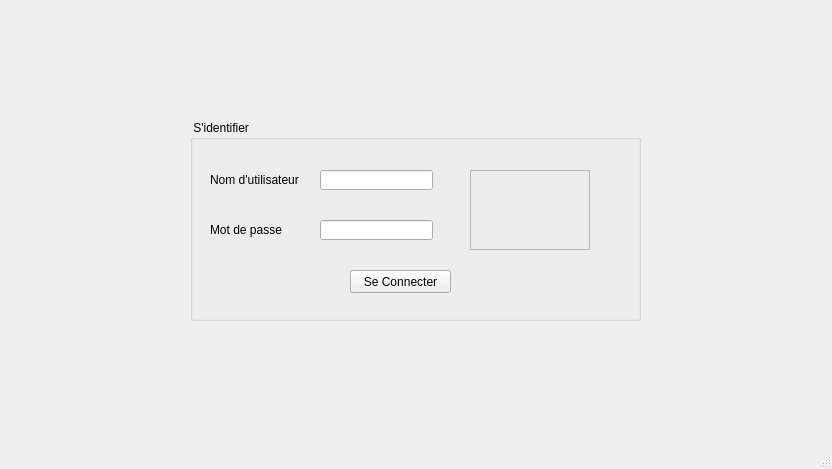
<?xml version="1.0" encoding="UTF-8"?>
<ui version="4.0">
 <class>MainWindow</class>
 <widget class="QMainWindow" name="MainWindow">
  <property name="geometry">
   <rect>
    <x>0</x>
    <y>0</y>
    <width>832</width>
    <height>469</height>
   </rect>
  </property>
  <property name="windowTitle">
   <string>Se connecter</string>
  </property>
  <widget class="QWidget" name="centralwidget">
   <property name="styleSheet">
    <string notr="true"/>
   </property>
   <widget class="QGroupBox" name="groupBox">
    <property name="geometry">
     <rect>
      <x>190</x>
      <y>120</y>
      <width>451</width>
      <height>201</height>
     </rect>
    </property>
    <property name="styleSheet">
     <string notr="true"/>
    </property>
    <property name="title">
     <string> S'identifier</string>
    </property>
    <widget class="QLineEdit" name="lineEdit_username">
     <property name="geometry">
      <rect>
       <x>130</x>
       <y>50</y>
       <width>113</width>
       <height>20</height>
      </rect>
     </property>
     <property name="styleSheet">
      <string notr="true"/>
     </property>
     <property name="text">
      <string/>
     </property>
    </widget>
    <widget class="QPushButton" name="pushButton_connecter">
     <property name="geometry">
      <rect>
       <x>160</x>
       <y>150</y>
       <width>101</width>
       <height>23</height>
      </rect>
     </property>
     <property name="styleSheet">
      <string notr="true"/>
     </property>
     <property name="text">
      <string>Se Connecter</string>
     </property>
    </widget>
    <widget class="QLabel" name="label_2">
     <property name="geometry">
      <rect>
       <x>20</x>
       <y>100</y>
       <width>101</width>
       <height>20</height>
      </rect>
     </property>
     <property name="text">
      <string>Mot de passe</string>
     </property>
    </widget>
    <widget class="QLineEdit" name="lineEdit_password">
     <property name="geometry">
      <rect>
       <x>130</x>
       <y>100</y>
       <width>113</width>
       <height>20</height>
      </rect>
     </property>
     <property name="styleSheet">
      <string notr="true"/>
     </property>
     <property name="echoMode">
      <enum>QLineEdit::Password</enum>
     </property>
    </widget>
    <widget class="QLabel" name="label1">
     <property name="geometry">
      <rect>
       <x>20</x>
       <y>50</y>
       <width>101</width>
       <height>20</height>
      </rect>
     </property>
     <property name="text">
      <string>Nom d'utilisateur</string>
     </property>
    </widget>
    <widget class="QLabel" name="label_3">
     <property name="geometry">
      <rect>
       <x>260</x>
       <y>170</y>
       <width>151</width>
       <height>20</height>
      </rect>
     </property>
     <property name="text">
      <string/>
     </property>
    </widget>
    <widget class="QFrame" name="frame">
     <property name="geometry">
      <rect>
       <x>280</x>
       <y>50</y>
       <width>120</width>
       <height>80</height>
      </rect>
     </property>
     <property name="styleSheet">
      <string notr="true">border-image: url(:/img/resource/icon.png);</string>
     </property>
     <property name="frameShape">
      <enum>QFrame::StyledPanel</enum>
     </property>
     <property name="frameShadow">
      <enum>QFrame::Raised</enum>
     </property>
    </widget>
   </widget>
  </widget>
  <widget class="QMenuBar" name="menubar">
   <property name="geometry">
    <rect>
     <x>0</x>
     <y>0</y>
     <width>832</width>
     <height>21</height>
    </rect>
   </property>
  </widget>
  <widget class="QStatusBar" name="statusbar"/>
 </widget>
 <resources/>
 <connections/>
</ui>
